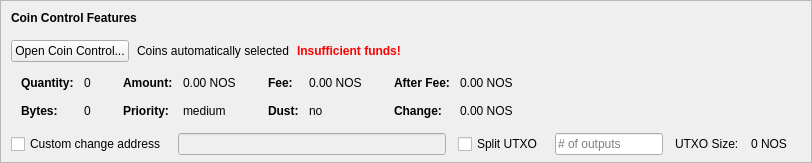
    <widget class="QFrame" name="frameCoinControl">
     <property name="sizePolicy">
      <sizepolicy hsizetype="Expanding" vsizetype="Expanding">
       <horstretch>0</horstretch>
       <verstretch>0</verstretch>
      </sizepolicy>
     </property>
     <property name="maximumSize">
      <size>
       <width>16777215</width>
       <height>16777215</height>
      </size>
     </property>
     <property name="frameShape">
      <enum>QFrame::StyledPanel</enum>
     </property>
     <property name="frameShadow">
      <enum>QFrame::Sunken</enum>
     </property>
     <layout class="QVBoxLayout" name="verticalLayoutCoinControl2">
      <property name="spacing">
       <number>0</number>
      </property>
      <property name="leftMargin">
       <number>0</number>
      </property>
      <property name="topMargin">
       <number>0</number>
      </property>
      <property name="rightMargin">
       <number>0</number>
      </property>
      <property name="bottomMargin">
       <number>6</number>
      </property>
      <item>
       <layout class="QVBoxLayout" name="verticalLayoutCoinControl" stretch="0,0,0,0,1">
        <property name="spacing">
         <number>0</number>
        </property>
        <property name="leftMargin">
         <number>10</number>
        </property>
        <property name="topMargin">
         <number>10</number>
        </property>
        <item>
         <layout class="QHBoxLayout" name="horizontalLayoutCoinControl1">
          <property name="bottomMargin">
           <number>15</number>
          </property>
          <item>
           <widget class="QLabel" name="labelCoinControlFeatures">
            <property name="sizePolicy">
             <sizepolicy hsizetype="Preferred" vsizetype="Maximum">
              <horstretch>0</horstretch>
              <verstretch>0</verstretch>
             </sizepolicy>
            </property>
            <property name="font">
             <font>
              <weight>75</weight>
              <bold>true</bold>
             </font>
            </property>
            <property name="styleSheet">
             <string notr="true">font-weight:bold;</string>
            </property>
            <property name="text">
             <string>Coin Control Features</string>
            </property>
           </widget>
          </item>
         </layout>
        </item>
        <item>
         <layout class="QHBoxLayout" name="horizontalLayoutCoinControl2" stretch="0,0,0,0">
          <property name="spacing">
           <number>8</number>
          </property>
          <property name="bottomMargin">
           <number>10</number>
          </property>
          <item>
           <widget class="QPushButton" name="pushButtonCoinControl">
            <property name="styleSheet">
             <string notr="true"/>
            </property>
            <property name="text">
             <string>Open Coin Control...</string>
            </property>
            <property name="autoDefault">
             <bool>false</bool>
            </property>
           </widget>
          </item>
          <item>
           <widget class="QLabel" name="labelCoinControlAutomaticallySelected">
            <property name="text">
             <string>Coins automatically selected</string>
            </property>
            <property name="margin">
             <number>5</number>
            </property>
           </widget>
          </item>
          <item>
           <widget class="QLabel" name="labelCoinControlInsuffFunds">
            <property name="font">
             <font>
              <weight>75</weight>
              <bold>true</bold>
             </font>
            </property>
            <property name="styleSheet">
             <string notr="true">color:red;font-weight:bold;</string>
            </property>
            <property name="text">
             <string>Insufficient funds!</string>
            </property>
            <property name="margin">
             <number>5</number>
            </property>
           </widget>
          </item>
          <item>
           <spacer name="horizontalSpacerCoinControl">
            <property name="orientation">
             <enum>Qt::Horizontal</enum>
            </property>
            <property name="sizeHint" stdset="0">
             <size>
              <width>40</width>
              <height>1</height>
             </size>
            </property>
           </spacer>
          </item>
         </layout>
        </item>
        <item>
         <widget class="QWidget" name="widgetCoinControl" native="true">
          <property name="sizePolicy">
           <sizepolicy hsizetype="Preferred" vsizetype="Preferred">
            <horstretch>0</horstretch>
            <verstretch>0</verstretch>
           </sizepolicy>
          </property>
          <property name="minimumSize">
           <size>
            <width>0</width>
            <height>0</height>
           </size>
          </property>
          <property name="styleSheet">
           <string notr="true"/>
          </property>
          <layout class="QHBoxLayout" name="horizontalLayoutCoinControl5">
           <property name="leftMargin">
            <number>0</number>
           </property>
           <property name="topMargin">
            <number>0</number>
           </property>
           <property name="rightMargin">
            <number>0</number>
           </property>
           <property name="bottomMargin">
            <number>0</number>
           </property>
           <item>
            <layout class="QHBoxLayout" name="horizontalLayoutCoinControl3" stretch="0,0,0,1">
             <property name="spacing">
              <number>20</number>
             </property>
             <property name="topMargin">
              <number>0</number>
             </property>
             <property name="bottomMargin">
              <number>10</number>
             </property>
             <item>
              <layout class="QFormLayout" name="formLayoutCoinControl1">
               <property name="horizontalSpacing">
                <number>10</number>
               </property>
               <property name="verticalSpacing">
                <number>14</number>
               </property>
               <property name="leftMargin">
                <number>10</number>
               </property>
               <property name="topMargin">
                <number>4</number>
               </property>
               <property name="rightMargin">
                <number>6</number>
               </property>
               <item row="0" column="0">
                <widget class="QLabel" name="labelCoinControlQuantityText">
                 <property name="font">
                  <font>
                   <weight>75</weight>
                   <bold>true</bold>
                  </font>
                 </property>
                 <property name="text">
                  <string>Quantity:</string>
                 </property>
                 <property name="margin">
                  <number>0</number>
                 </property>
                </widget>
               </item>
               <item row="0" column="1">
                <widget class="QLabel" name="labelCoinControlQuantity">
                 <property name="cursor">
                  <cursorShape>IBeamCursor</cursorShape>
                 </property>
                 <property name="contextMenuPolicy">
                  <enum>Qt::ActionsContextMenu</enum>
                 </property>
                 <property name="text">
                  <string notr="true">0</string>
                 </property>
                 <property name="margin">
                  <number>0</number>
                 </property>
                 <property name="textInteractionFlags">
                  <set>Qt::LinksAccessibleByMouse|Qt::TextSelectableByKeyboard|Qt::TextSelectableByMouse</set>
                 </property>
                </widget>
               </item>
               <item row="1" column="0">
                <widget class="QLabel" name="labelCoinControlBytesText">
                 <property name="font">
                  <font>
                   <weight>75</weight>
                   <bold>true</bold>
                  </font>
                 </property>
                 <property name="text">
                  <string>Bytes:</string>
                 </property>
                </widget>
               </item>
               <item row="1" column="1">
                <widget class="QLabel" name="labelCoinControlBytes">
                 <property name="cursor">
                  <cursorShape>IBeamCursor</cursorShape>
                 </property>
                 <property name="contextMenuPolicy">
                  <enum>Qt::ActionsContextMenu</enum>
                 </property>
                 <property name="text">
                  <string notr="true">0</string>
                 </property>
                 <property name="textInteractionFlags">
                  <set>Qt::LinksAccessibleByMouse|Qt::TextSelectableByKeyboard|Qt::TextSelectableByMouse</set>
                 </property>
                </widget>
               </item>
              </layout>
             </item>
             <item>
              <layout class="QFormLayout" name="formLayoutCoinControl2">
               <property name="horizontalSpacing">
                <number>10</number>
               </property>
               <property name="verticalSpacing">
                <number>14</number>
               </property>
               <property name="leftMargin">
                <number>6</number>
               </property>
               <property name="topMargin">
                <number>4</number>
               </property>
               <property name="rightMargin">
                <number>6</number>
               </property>
               <item row="0" column="0">
                <widget class="QLabel" name="labelCoinControlAmountText">
                 <property name="font">
                  <font>
                   <weight>75</weight>
                   <bold>true</bold>
                  </font>
                 </property>
                 <property name="text">
                  <string>Amount:</string>
                 </property>
                 <property name="margin">
                  <number>0</number>
                 </property>
                </widget>
               </item>
               <item row="0" column="1">
                <widget class="QLabel" name="labelCoinControlAmount">
                 <property name="cursor">
                  <cursorShape>IBeamCursor</cursorShape>
                 </property>
                 <property name="contextMenuPolicy">
                  <enum>Qt::ActionsContextMenu</enum>
                 </property>
                 <property name="text">
                  <string notr="true">0.00 NOS</string>
                 </property>
                 <property name="textInteractionFlags">
                  <set>Qt::LinksAccessibleByMouse|Qt::TextSelectableByKeyboard|Qt::TextSelectableByMouse</set>
                 </property>
                </widget>
               </item>
               <item row="1" column="0">
                <widget class="QLabel" name="labelCoinControlPriorityText">
                 <property name="font">
                  <font>
                   <weight>75</weight>
                   <bold>true</bold>
                  </font>
                 </property>
                 <property name="text">
                  <string>Priority:</string>
                 </property>
                </widget>
               </item>
               <item row="1" column="1">
                <widget class="QLabel" name="labelCoinControlPriority">
                 <property name="cursor">
                  <cursorShape>IBeamCursor</cursorShape>
                 </property>
                 <property name="contextMenuPolicy">
                  <enum>Qt::ActionsContextMenu</enum>
                 </property>
                 <property name="text">
                  <string>medium</string>
                 </property>
                 <property name="textInteractionFlags">
                  <set>Qt::LinksAccessibleByMouse|Qt::TextSelectableByKeyboard|Qt::TextSelectableByMouse</set>
                 </property>
                </widget>
               </item>
              </layout>
             </item>
             <item>
              <layout class="QFormLayout" name="formLayoutCoinControl3">
               <property name="horizontalSpacing">
                <number>10</number>
               </property>
               <property name="verticalSpacing">
                <number>14</number>
               </property>
               <property name="leftMargin">
                <number>6</number>
               </property>
               <property name="topMargin">
                <number>4</number>
               </property>
               <property name="rightMargin">
                <number>6</number>
               </property>
               <item row="0" column="0">
                <widget class="QLabel" name="labelCoinControlFeeText">
                 <property name="font">
                  <font>
                   <weight>75</weight>
                   <bold>true</bold>
                  </font>
                 </property>
                 <property name="text">
                  <string>Fee:</string>
                 </property>
                 <property name="margin">
                  <number>0</number>
                 </property>
                </widget>
               </item>
               <item row="0" column="1">
                <widget class="QLabel" name="labelCoinControlFee">
                 <property name="cursor">
                  <cursorShape>IBeamCursor</cursorShape>
                 </property>
                 <property name="contextMenuPolicy">
                  <enum>Qt::ActionsContextMenu</enum>
                 </property>
                 <property name="text">
                  <string notr="true">0.00 NOS</string>
                 </property>
                 <property name="textInteractionFlags">
                  <set>Qt::LinksAccessibleByMouse|Qt::TextSelectableByKeyboard|Qt::TextSelectableByMouse</set>
                 </property>
                </widget>
               </item>
               <item row="1" column="0">
                <widget class="QLabel" name="labelCoinControlLowOutputText">
                 <property name="font">
                  <font>
                   <weight>75</weight>
                   <bold>true</bold>
                  </font>
                 </property>
                 <property name="text">
                  <string>Dust:</string>
                 </property>
                </widget>
               </item>
               <item row="1" column="1">
                <widget class="QLabel" name="labelCoinControlLowOutput">
                 <property name="cursor">
                  <cursorShape>IBeamCursor</cursorShape>
                 </property>
                 <property name="contextMenuPolicy">
                  <enum>Qt::ActionsContextMenu</enum>
                 </property>
                 <property name="text">
                  <string>no</string>
                 </property>
                 <property name="textInteractionFlags">
                  <set>Qt::LinksAccessibleByMouse|Qt::TextSelectableByKeyboard|Qt::TextSelectableByMouse</set>
                 </property>
                </widget>
               </item>
              </layout>
             </item>
             <item>
              <layout class="QFormLayout" name="formLayoutCoinControl4">
               <property name="horizontalSpacing">
                <number>10</number>
               </property>
               <property name="verticalSpacing">
                <number>14</number>
               </property>
               <property name="leftMargin">
                <number>6</number>
               </property>
               <property name="topMargin">
                <number>4</number>
               </property>
               <property name="rightMargin">
                <number>6</number>
               </property>
               <item row="0" column="0">
                <widget class="QLabel" name="labelCoinControlAfterFeeText">
                 <property name="font">
                  <font>
                   <weight>75</weight>
                   <bold>true</bold>
                  </font>
                 </property>
                 <property name="text">
                  <string>After Fee:</string>
                 </property>
                 <property name="margin">
                  <number>0</number>
                 </property>
                </widget>
               </item>
               <item row="0" column="1">
                <widget class="QLabel" name="labelCoinControlAfterFee">
                 <property name="cursor">
                  <cursorShape>IBeamCursor</cursorShape>
                 </property>
                 <property name="contextMenuPolicy">
                  <enum>Qt::ActionsContextMenu</enum>
                 </property>
                 <property name="text">
                  <string notr="true">0.00 NOS</string>
                 </property>
                 <property name="textInteractionFlags">
                  <set>Qt::LinksAccessibleByMouse|Qt::TextSelectableByKeyboard|Qt::TextSelectableByMouse</set>
                 </property>
                </widget>
               </item>
               <item row="1" column="0">
                <widget class="QLabel" name="labelCoinControlChangeText">
                 <property name="font">
                  <font>
                   <weight>75</weight>
                   <bold>true</bold>
                  </font>
                 </property>
                 <property name="text">
                  <string>Change:</string>
                 </property>
                </widget>
               </item>
               <item row="1" column="1">
                <widget class="QLabel" name="labelCoinControlChange">
                 <property name="cursor">
                  <cursorShape>IBeamCursor</cursorShape>
                 </property>
                 <property name="contextMenuPolicy">
                  <enum>Qt::ActionsContextMenu</enum>
                 </property>
                 <property name="text">
                  <string notr="true">0.00 NOS</string>
                 </property>
                 <property name="textInteractionFlags">
                  <set>Qt::LinksAccessibleByMouse|Qt::TextSelectableByKeyboard|Qt::TextSelectableByMouse</set>
                 </property>
                </widget>
               </item>
              </layout>
             </item>
            </layout>
           </item>
          </layout>
         </widget>
        </item>
        <item>
         <layout class="QHBoxLayout" name="horizontalLayoutCoinControl4" stretch="0,0,0,0,0,0,0">
          <property name="spacing">
           <number>12</number>
          </property>
          <property name="sizeConstraint">
           <enum>QLayout::SetDefaultConstraint</enum>
          </property>
          <property name="topMargin">
           <number>5</number>
          </property>
          <property name="rightMargin">
           <number>5</number>
          </property>
          <item>
           <widget class="QCheckBox" name="checkBoxCoinControlChange">
            <property name="toolTip">
             <string>If this is activated, but the change address is empty or invalid, change will be sent to a newly generated address.</string>
            </property>
            <property name="text">
             <string>Custom change address</string>
            </property>
           </widget>
          </item>
          <item>
           <widget class="QValidatedLineEdit" name="lineEditCoinControlChange">
            <property name="enabled">
             <bool>false</bool>
            </property>
            <property name="sizePolicy">
             <sizepolicy hsizetype="Expanding" vsizetype="Fixed">
              <horstretch>0</horstretch>
              <verstretch>0</verstretch>
             </sizepolicy>
            </property>
           </widget>
          </item>
          <item>
           <widget class="QCheckBox" name="splitBlockCheckBox">
            <property name="text">
             <string>Split UTXO</string>
            </property>
           </widget>
          </item>
          <item>
           <widget class="QLineEdit" name="splitBlockLineEdit">
            <property name="sizePolicy">
             <sizepolicy hsizetype="Fixed" vsizetype="Fixed">
              <horstretch>50</horstretch>
              <verstretch>0</verstretch>
             </sizepolicy>
            </property>
            <property name="placeholderText">
             <string># of outputs</string>
            </property>
           </widget>
          </item>
          <item>
           <widget class="QLabel" name="labelBlockSizeText">
            <property name="text">
             <string>UTXO Size:</string>
            </property>
           </widget>
          </item>
          <item>
           <widget class="QLabel" name="labelBlockSize">
            <property name="text">
             <string>0 NOS</string>
            </property>
           </widget>
          </item>
          <item>
           <widget class="QLabel" name="labelCoinControlChangeLabel">
            <property name="sizePolicy">
             <sizepolicy hsizetype="Preferred" vsizetype="Expanding">
              <horstretch>0</horstretch>
              <verstretch>0</verstretch>
             </sizepolicy>
            </property>
            <property name="minimumSize">
             <size>
              <width>0</width>
              <height>0</height>
             </size>
            </property>
            <property name="text">
             <string/>
            </property>
            <property name="margin">
             <number>3</number>
            </property>
           </widget>
          </item>
         </layout>
        </item>
        <item>
         <spacer name="verticalSpacerCoinControl">
          <property name="orientation">
           <enum>Qt::Vertical</enum>
          </property>
          <property name="sizeHint" stdset="0">
           <size>
            <width>800</width>
            <height>1</height>
           </size>
          </property>
         </spacer>
        </item>
       </layout>
      </item>
     </layout>
    </widget>
